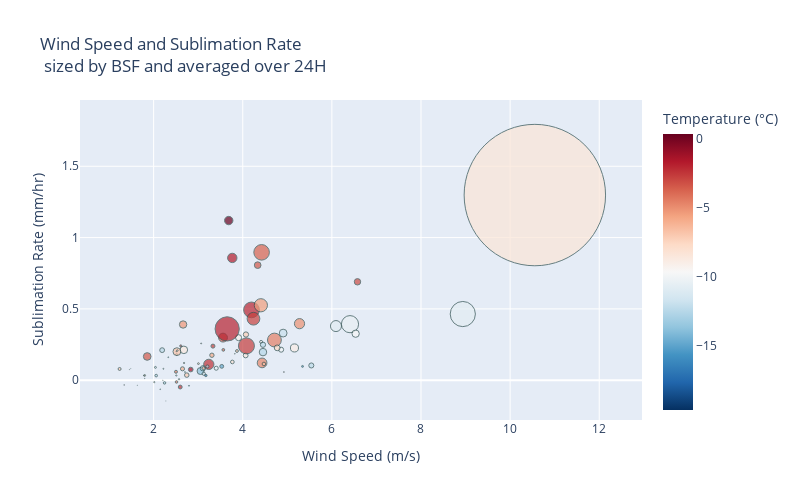

Notebook code cell kept with this figure:
### Code cell
# create a scatter plot with the wind speed on the x-axis and the sublimation rate on the y-axis and the markers sized by the blowing snow flux (log scale)
fig = px.scatter(sublimation_1D.dropna(), 
                 x=f'wind_speed_{timestep}H', 
                 y=f'sublimation_{timestep}H', 
                 size='bsf', 
                 # color by wind direction
                 color=f'temperature_{timestep}H',
                 color_continuous_scale='RdBu_r',
                 # make edge color black
                 # provide size scale
                    size_max=100,
                 title=f'Wind Speed and Sublimation Rate <br> sized by BSF and averaged over {timestep}H')
fig.update_traces(marker=dict(
                              line=dict(width=1,
                                        color='DarkSlateGrey')),
                  selector=dict(mode='markers'))
# update colorbar title
fig.update_layout(height=500, width=800,
                  xaxis_title='Wind Speed (m/s)',
                  yaxis_title='Sublimation Rate (mm/hr)',
                  coloraxis_colorbar_title_text ='Temperature (&deg;C)')
# size the legend in a log scale
fig.update_layout(legend=dict(itemsizing='constant',))
